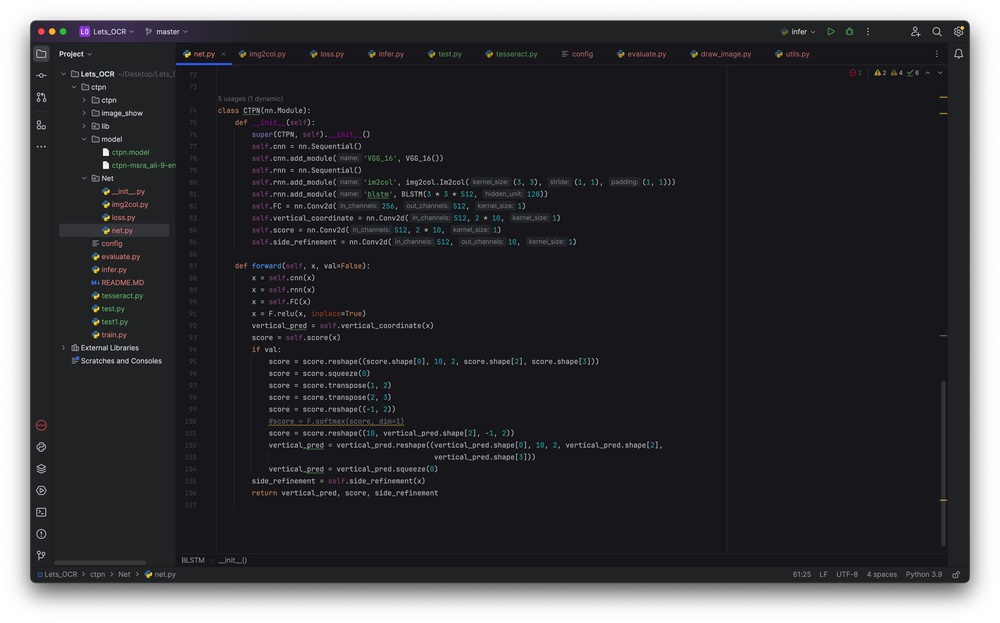
#> input picture test_image/editor/pycharm/pycharm_code_1.jpg, 1000 x 623 px, shrunk from 3680 x 2294 before the run; the run also reads 3 pictures not shown here
$ python detect_editor_hint.py
#> lines starting #> are read from the running program, lines starting #| are printed output that depends on the picture
#> further down, image is the input picture: shape (623, 1000, 3); mean B, G, R 61.9, 58.1, 58.7
### opencv/detect_editor_hint.py
import cv2
import numpy as np
import pytesseract as tess

hint_image_start_1_template = cv2.imread('../hint/hint_start_1.jpg', 0)

hint_image_start_2_template = cv2.imread('../hint/hint_start_2.jpg', 0)

hint_image_end_template = cv2.imread('../hint/hint_end.jpg', 0)


# [4 lines left out: function get_text_from_image, not called in this run]

# Function to calculate the area of a rectangle
def area(rect):
    return rect[2] * rect[3]


# Function to check if two rectangles are similar within a threshold
# [7 lines left out: function is_similar, not called in this run]


def remove_similar_rectangle(rectangles):
    rectangles_remain = []
    skip_index_set = set()
    # Merge similar rectangles
    for i, item1 in enumerate(rectangles):
        if i in skip_index_set:
            continue
        tmp_rectangle = rectangles[i]
        for j, item2 in enumerate(rectangles[i + 1:], start=i + 1):
            if j in skip_index_set:
                continue
            if is_similar(tmp_rectangle, rectangles[j]):
                skip_index_set.add(j)
                if area(tmp_rectangle) < area(rectangles[j]):
                    tmp_rectangle = rectangles[j]
        rectangles_remain.append(tmp_rectangle)
    return rectangles_remain


def get_detected_hint_area_for_code_snippet(image, image_template):
    hints_edge_detected = []
    img_gray = cv2.cvtColor(image, cv2.COLOR_BGR2GRAY)
    template_h, template_w = image_template.shape[:2]
#> template_h = 12; template_w = 8
    img_h, img_w = image.shape[:2]
#> img_h = 623; img_w = 1000
    # If template is bigger, stop the match
    if img_h < template_h or img_w < template_w:
        return image, []
    # Match the template and find out the position
    res = cv2.matchTemplate(img_gray, image_template, cv2.TM_CCOEFF_NORMED)
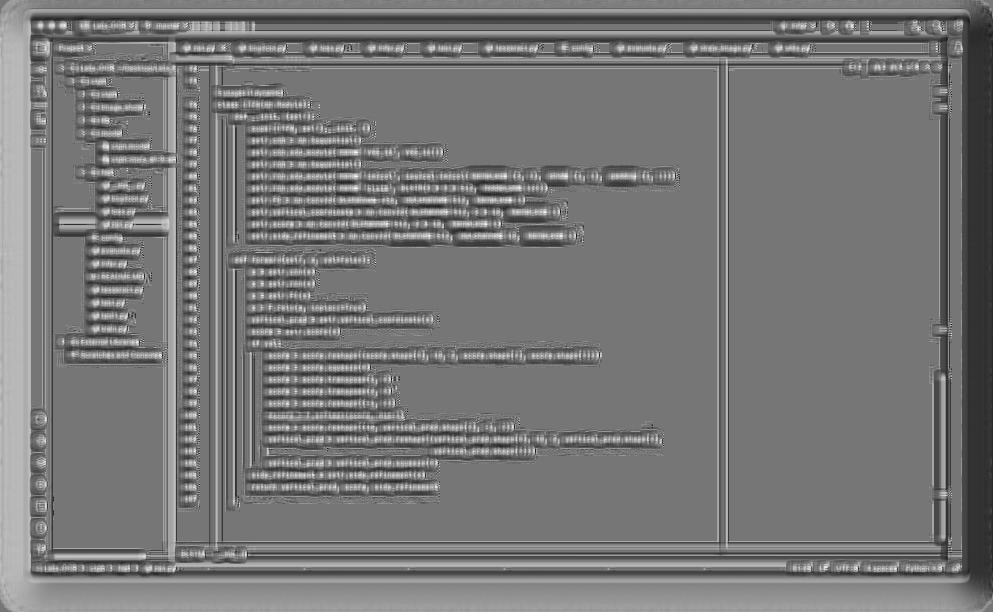
#> res: shape (612, 993) float32; min -0.679, max 0.777, mean 0.00358; drawn with min black and max white
    threshold = 0.9
    loc = np.nonzero(res >= threshold)
#> loc = (empty array, empty array)
    for top_left in zip(*loc[::-1]):
        bottom_right = (top_left[0] + template_w, top_left[1] + template_h)
        hints_edge_detected.append((top_left[0], top_left[1], bottom_right[0], bottom_right[1]))
#> this loop made 0 passes
#> after the loop, hints_edge_detected = []
    # Remove similar rectangles
    hints_edge_detected = remove_similar_rectangle(hints_edge_detected)
#> after the loop in remove_similar_rectangle, `for i, item1 in enumerate(rectangles):`: skip_index_set = 0 items
    # Hints in one line is in the same group
    grouped_hints_detected = []
    for rect in hints_edge_detected:
        group_found = False
        for group in grouped_hints_detected:
            # Calculate the center of rect1
            center1_y = (rect[1] + rect[3]) / 2
            # Calculate the center of the first rectangle in the group
            center2_y = (group[0][1] + group[0][3]) / 2
            # Check if the center of rect1 is close to the center of the first rectangle in the group
            if abs(center1_y - center2_y) <= 10:
                group.append(rect)
                group_found = True
                break
        if not group_found:
            grouped_hints_detected.append([rect])
#> after the loop, grouped_hints_detected = []
    grouped_hints_detected.sort(key=lambda element: (element[0][1] + element[0][3]) / 2)
    return image, grouped_hints_detected


# Function to detect code hint in a code area
def detect_the_code_hint_area(image):
    position_removed = []
    # Get the end of code hints of the code snippet
    image, grouped_hints_end_detected = get_detected_hint_area_for_code_snippet(image, hint_image_end_template)
#> grouped_hints_end_detected = []
    if len(grouped_hints_end_detected) == 0:
        return image, position_removed, [], []
    # Get the start 1 of code hints of the code snippet
    image, grouped_hints_start_1_detected = get_detected_hint_area_for_code_snippet(image, hint_image_start_1_template)
    # Get the start 2 of code hints of the code snippet
    image, grouped_hints_start_2_detected = get_detected_hint_area_for_code_snippet(image, hint_image_start_2_template)
    hint_code_for_each_line = []
    hint_num_for_each_line = []
    # Find out the start hints in each line, also match the start and end
    for hint_end_group in grouped_hints_end_detected:
        code = get_text_from_image(image[hint_end_group[0][1]:hint_end_group[0][3], :])
        hint_code = code.strip().replace(" ", "").replace("_", "").replace("%", "").replace("*", "")
        hint_code_for_each_line.append(hint_code)
        hint_num_for_each_line.append(len(hint_end_group))
        # sort it by position
        hint_end_group = sorted(hint_end_group, key=lambda rect: rect[0])
        number_of_hint_end = len(hint_end_group)
        hints_start_detected = []
        y1 = hint_end_group[0][1]
        y2 = hint_end_group[0][3]
        end_center_height = (y2 + y1)/2
        # get start 1 hints in the same line
        for hint_start_1_group in grouped_hints_start_1_detected:
            y1 = hint_start_1_group[0][1]
            y2 = hint_start_1_group[0][3]
            start_1_center_height = (y2 + y1) / 2
            # use height to judge whether it is in one line
            if abs(end_center_height - start_1_center_height) < 10:
                hints_start_detected.extend(hint_start_1_group)
        # get start 2 hints in the same line
        for hint_start_2_group in grouped_hints_start_2_detected:
            y1 = hint_start_2_group[0][1]
            y2 = hint_start_2_group[0][3]
            start_2_center_height = (y2 + y1) / 2
            # use height to judge whether it is in one line
            if abs(end_center_height - start_2_center_height) < 10:
                hints_start_detected.extend(hint_start_2_group)
        # If start and end hint number not matched, then skip and continue for next line
        if len(hints_start_detected) != number_of_hint_end:
            continue
        for hint_start_position in hints_start_detected:
            hint_x1 = hint_start_position[0]
            hint_y1 = hint_start_position[1]
            hint_x2 = hint_start_position[2]
            middle_hint_x = (hint_x1 + hint_x2)/2
            # Find out the corresponding nearest end hint
            nearest_end_hint_list = [rect for rect in hint_end_group if rect[0] > hint_x2]
            if len(nearest_end_hint_list) == 0:
                continue
            nearest_end_hint = nearest_end_hint_list[0]
            final_hint_x1 = int(middle_hint_x)
            final_hint_y1 = int(hint_y1)
            final_hint_x2 = int(nearest_end_hint[2])
            final_hint_y2 = int(nearest_end_hint[3])
            position_removed.append(((final_hint_x1+2, final_hint_y1-2), (final_hint_x2+2, final_hint_y2)))
    return image, position_removed, hint_code_for_each_line, hint_num_for_each_line

### test_code/detect_editor_hint.py
import cv2

from opencv.detect_editor_hint import detect_the_code_hint_area

# remove editor code hint
if __name__ == "__main__":
    image = cv2.imread('../test_image/editor/pycharm/pycharm_code_1.jpg')
    image, position_removed, hint_code_for_each_line, hint_num_for_each_line = detect_the_code_hint_area(image)
#> position_removed = []; hint_code_for_each_line = []; hint_num_for_each_line = []
    for position in position_removed:
        cv2.rectangle(image, position[0], position[1], (0, 0, 255), 3)
    cv2.imshow('123', image)
    cv2.waitKey(0)
    cv2.destroyAllWindows()
